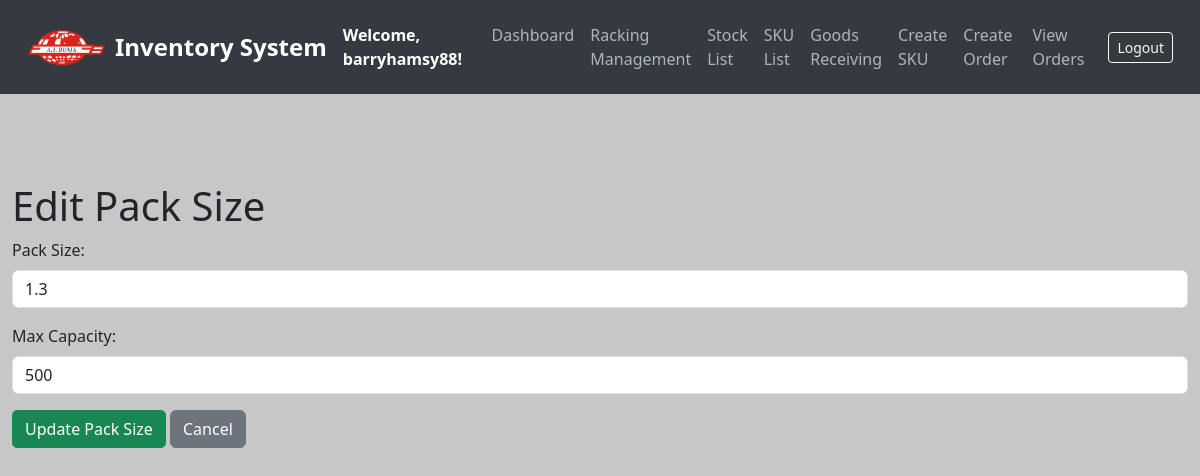
The page /edit-pack-size/2 (signed in) on the database its author committed.
### models.py (models this page shows, shortened)
class User(UserMixin, db.Model):
    __tablename__ = 'users'
    id = db.Column(db.Integer, primary_key=True)
    username = db.Column(db.String(80), unique=True, nullable=False)
    email = db.Column(db.String(120), unique=True, nullable=False)
    password = db.Column(db.String(200), nullable=False)  # Store hashed passwords
    date_created = db.Column(db.DateTime, default=get_local_time)
    last_login = db.Column(db.DateTime, nullable=True)
    is_active = db.Column(db.Boolean, default=True)  # For account activation/deactivation
    is_approved = db.Column(db.Boolean, default=False)
    is_admin = db.Column(db.Boolean, default=False)

class PackSize(db.Model):
    __tablename__ = 'pack_sizes'
    id = db.Column(db.Integer, primary_key=True)
    size = db.Column(db.String(50), unique=True, nullable=False)
    max_capacity = db.Column(db.Integer, nullable=False)  # Keep for backward compatibility
    space_units = db.Column(db.Float, nullable=False, default=1.0)  # NEW FIELD

### app.py (the view)
@app.route('/edit-pack-size/<int:pack_id>', methods=['GET', 'POST'])
@login_required
def edit_pack_size(pack_id):
    pack_size = PackSize.query.get_or_404(pack_id)
    if request.method == 'POST':
        pack_size.size = request.form['size']
        pack_size.max_capacity = request.form['max_capacity']
        db.session.commit()
        flash('Pack size updated successfully!', 'success')
        return redirect(url_for('add_sku_html'))
    return render_template('edit_pack_size.html', pack_size=pack_size)

### app.py (called while the page is built)
@login_manager.user_loader
def load_user(user_id):
    return db.session.get(User, int(user_id))

### templates/edit_pack_size.html (shortened to what this page needs)
<!DOCTYPE html>
<html lang="en">
<head>
    <link href="https://cdn.jsdelivr.net/npm/bootstrap@5.3.0/dist/css/bootstrap.min.css" rel="stylesheet">
</head>
<body>
<nav class="navbar navbar-expand-lg navbar-dark">
    <div class="container-fluid">
        <img src="{{ url_for('static', filename='logo_.png') }}" alt="Logo" width="80" height="40" class="me-2">
        <a class="navbar-brand" href="/">Inventory System</a>
        <strong class="text-white">Welcome, {{ current_user.username }}!</strong>
        <div class="collapse navbar-collapse" id="navbarNav">
            <ul class="navbar-nav ms-auto">
                <li class="nav-item"><a class="nav-link" href="/dashboard">Dashboard</a></li>
                <li class="nav-item"><a class="nav-link" href="/create_racking">Racking Management</a></li>
                <li class="nav-item"><a class="nav-link" href="/stocks">Stock List</a></li>
                <li class="nav-item"><a class="nav-link" href="/sku-list">SKU List</a></li>
                <li class="nav-item"><a class="nav-link" href="/create-stock">Goods Receiving</a></li>
                <li class="nav-item"><a class="nav-link" href="/add-sku">Create SKU</a></li>
                <li class="nav-item"><a class="nav-link" href="/create-order">Create Order</a></li>
                <li class="nav-item"><a class="nav-link" href="/orders">View Orders</a></li>
            </ul>
            <form class="d-flex ms-3" action="{{ url_for('logout') }}" method="POST">
                <button class="btn btn-sm btn-outline-light" type="submit">Logout</button>
            </form>
        </div>
    </div>
</nav>
    <div class="container mt-5">
        <h1>Edit Pack Size</h1>
        <form action="{{ url_for('edit_pack_size', pack_id=pack_size.id) }}" method="POST">
            <div class="mb-3">
                <label for="size" class="form-label">Pack Size:</label>
                <input type="text" id="size" name="size" class="form-control" value="{{ pack_size.size }}" required>
            </div>
            <div class="mb-3">
                <label for="max_capacity" class="form-label">Max Capacity:</label>
                <input type="number" id="max_capacity" name="max_capacity" class="form-control" value="{{ pack_size.max_capacity }}" required>
            </div>
            <button type="submit" class="btn btn-success">Update Pack Size</button>
            <a href="{{ url_for('add_sku_html') }}" class="btn btn-secondary">Cancel</a>
        </form>
    </div>
</body>
</html>

### templates/edit_pack_size.html (style rules this page uses)
body { background-color: #C7C7C7; color: #212529; }
.navbar { background-color: #343a40; padding: 15px; }
.navbar-brand { font-weight: bold; color: #fff; font-size: 1.5rem; }
.nav-link { color: #adb5bd; font-weight: 500; }
.container { max-width: 1200px; padding-top: 40px; }
.btn-primary, .btn-success, .btn-danger { border-radius: 5px; transition: all 0.3s ease; }

### rows shown on the page
User: username "barryhamsy88"
PackSize: size "1.3", max_capacity "500"
